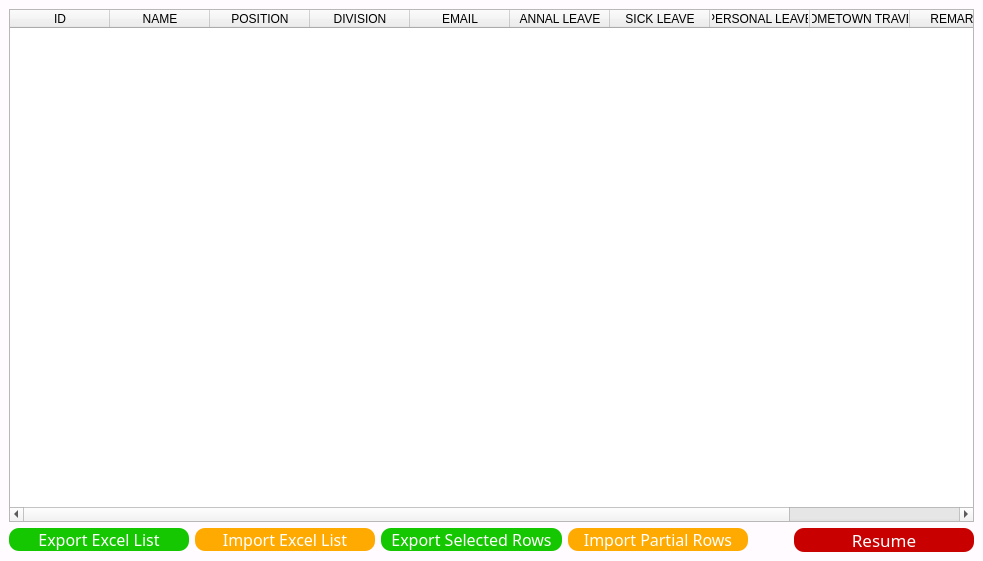
<?xml version="1.0" encoding="UTF-8"?>
<ui version="4.0">
 <class>StaffManage</class>
 <widget class="QMainWindow" name="StaffManage">
  <property name="geometry">
   <rect>
    <x>0</x>
    <y>0</y>
    <width>983</width>
    <height>561</height>
   </rect>
  </property>
  <property name="windowTitle">
   <string>Staff Management</string>
  </property>
  <property name="styleSheet">
   <string notr="true">QMainWindow
{
	background-color: rgb(255, 251, 255);
}</string>
  </property>
  <widget class="QWidget" name="centralwidget">
   <layout class="QVBoxLayout" name="verticalLayout">
    <item>
     <widget class="QTableWidget" name="tableWidget">
      <property name="editTriggers">
       <set>QAbstractItemView::NoEditTriggers</set>
      </property>
      <property name="selectionBehavior">
       <enum>QAbstractItemView::SelectRows</enum>
      </property>
      <column>
       <property name="text">
        <string>ID</string>
       </property>
      </column>
      <column>
       <property name="text">
        <string>NAME</string>
       </property>
      </column>
      <column>
       <property name="text">
        <string>POSITION</string>
       </property>
      </column>
      <column>
       <property name="text">
        <string>DIVISION</string>
       </property>
      </column>
      <column>
       <property name="text">
        <string>EMAIL</string>
       </property>
      </column>
      <column>
       <property name="text">
        <string>ANNAL LEAVE</string>
       </property>
      </column>
      <column>
       <property name="text">
        <string>SICK LEAVE</string>
       </property>
      </column>
      <column>
       <property name="text">
        <string>PERSONAL LEAVE</string>
       </property>
      </column>
      <column>
       <property name="text">
        <string>HOMETOWN TRAVEL</string>
       </property>
      </column>
      <column>
       <property name="text">
        <string>REMARKS</string>
       </property>
      </column>
      <column>
       <property name="text">
        <string>CONTRACT OR NOT</string>
       </property>
      </column>
     </widget>
    </item>
    <item>
     <layout class="QHBoxLayout" name="horizontalLayout">
      <item>
       <widget class="QPushButton" name="pushButton_2">
        <property name="styleSheet">
         <string notr="true">QPushButton

{
    font-family:Microsoft Yahei;

    font-size:12pt;
 
    color:white;

    background-color:rgb(21, 199, 1);

    border-radius:10px;

}

QPushButton:hover
{
    background-color:rgb(21, 175, 0);
    padding-left:-3px;
    padding-top:-3px;

}


QPushButton:pressed
{  
    background-color:rgb(0, 113, 0);
    padding-left:3px;
    padding-top:3px;
}</string>
        </property>
        <property name="text">
         <string>Export Excel List</string>
        </property>
       </widget>
      </item>
      <item>
       <widget class="QPushButton" name="pushButton_3">
        <property name="styleSheet">
         <string notr="true">QPushButton
{
    font-family:Microsoft Yahei;
    font-size:12pt; 
    color:white;
    background-color:rgb(255, 170, 0);
    border-radius:10px;
}

QPushButton:hover
{
    background-color:rgb(230, 153, 0);
    padding-left:-3px;
    padding-top:-3px;

}

QPushButton:pressed
{
    background-color:rgb(197, 128, 0);
    padding-left:3px;
    padding-top:3px;
}</string>
        </property>
        <property name="text">
         <string>Import Excel List</string>
        </property>
       </widget>
      </item>
      <item>
       <widget class="QPushButton" name="pushButton">
        <property name="styleSheet">
         <string notr="true">QPushButton

{
    font-family:Microsoft Yahei;

    font-size:12pt;
 
    color:white;

    background-color:rgb(21, 199, 1);

    border-radius:10px;

}

QPushButton:hover
{
    background-color:rgb(21, 175, 0);
    padding-left:-3px;
    padding-top:-3px;

}


QPushButton:pressed
{  
    background-color:rgb(0, 113, 0);
    padding-left:3px;
    padding-top:3px;
}</string>
        </property>
        <property name="text">
         <string>Export Selected Rows</string>
        </property>
       </widget>
      </item>
      <item>
       <widget class="QPushButton" name="pushButton_5">
        <property name="styleSheet">
         <string notr="true">QPushButton
{
    font-family:Microsoft Yahei;
    font-size:12pt; 
    color:white;
    background-color:rgb(255, 170, 0);
    border-radius:10px;
}

QPushButton:hover
{
    background-color:rgb(230, 153, 0);
    padding-left:-3px;
    padding-top:-3px;

}

QPushButton:pressed
{
    background-color:rgb(197, 128, 0);
    padding-left:3px;
    padding-top:3px;
}</string>
        </property>
        <property name="text">
         <string>Import Partial Rows</string>
        </property>
       </widget>
      </item>
      <item>
       <spacer name="horizontalSpacer_3">
        <property name="orientation">
         <enum>Qt::Horizontal</enum>
        </property>
        <property name="sizeType">
         <enum>QSizePolicy::Fixed</enum>
        </property>
        <property name="sizeHint" stdset="0">
         <size>
          <width>40</width>
          <height>20</height>
         </size>
        </property>
       </spacer>
      </item>
      <item>
       <widget class="QPushButton" name="pushButton_4">
        <property name="styleSheet">
         <string notr="true">QPushButton
{
    font-family:Microsoft Yahei;
    font-size:13pt;  
    color:white;
    background-color:rgb(200, 0, 0);
    border-radius:10px;
}


QPushButton:hover
{

    background-color:rgb(176, 0, 0);
    padding-left:-3px;
    padding-top:-3px;
}


QPushButton:pressed
{
    background-color:rgb(147, 0, 0);  
    padding-left:3px;
    padding-top:3px;
    font-size:13pt;}</string>
        </property>
        <property name="text">
         <string>Resume</string>
        </property>
       </widget>
      </item>
     </layout>
    </item>
   </layout>
  </widget>
 </widget>
 <resources/>
 <connections/>
</ui>
